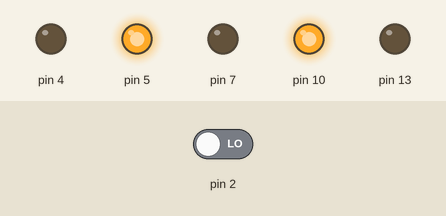
This sketch was run on a simulated Arduino Uno, built with avr-gcc and run on an emulated ATmega328P. On the bench: output pins drawn as LEDs (lit = HIGH). Dashed ring = blinking. The test bench sets the inputs (shaded band); at power-on: pin 2 LOW.

Above: at 1.2 s.
1.3 s: pin 2 driven HIGH
At 2.0 s:
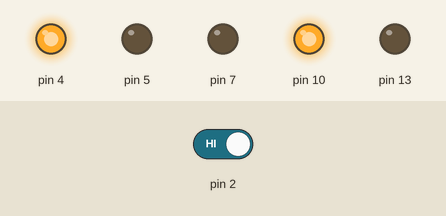
At 4.7 s:
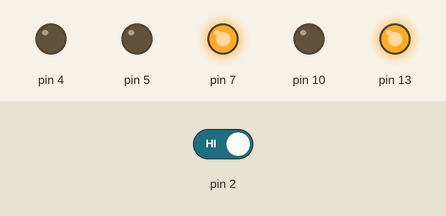
7.3 s: pin 2 driven LOW
At 7.7 s:
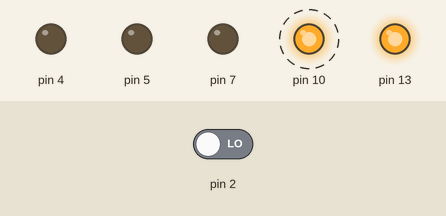
Timing chart, 0 to 10.8 s (numbered marks = the images above; inputs shaded):
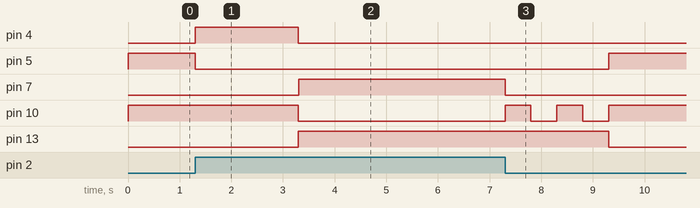

Measured:
- after the input at 1.3 s, pin 4: LOW → HIGH at once, → LOW 2.0 s later; pin 5: HIGH → LOW at once; pin 7, pin 13: LOW → HIGH after 2.0 s; pin 10: HIGH → LOW after 2.0 s
- after the input at 7.3 s, pin 4: stays LOW (without the input it goes to HIGH after 2.0 s); pin 5: LOW → HIGH after 2.0 s; pin 7: goes on until 7.3 s, then stays LOW; pin 10: goes on until 9.3 s, then stays HIGH; pin 13: goes on until 9.3 s, then stays LOW

The sketch:

laboratorio1.ino
```cpp
void setup()
{
  pinMode(2,INPUT);
  pinMode(13, OUTPUT);
  pinMode(4, OUTPUT);
  pinMode(5, OUTPUT);
  pinMode(7, OUTPUT);
  pinMode(10, OUTPUT);

}


// 10 vermelho pedestre
// 7 verde pedestre
// 4 amarelo carro
// 13 vermelho carro
// 5 verde carro

void loop()
{
 digitalWrite(10,HIGH);
 digitalWrite(5,HIGH);
 int btt = digitalRead(2);
 if(btt == HIGH){
    digitalWrite(5,LOW);
    digitalWrite(4,HIGH);
    delay(2000);
    digitalWrite(4,LOW);
    digitalWrite(13,HIGH);
    digitalWrite(10,LOW);
    digitalWrite(7,HIGH);
    delay(4000);
    digitalWrite(7,LOW);
    digitalWrite(10,HIGH);

    digitalWrite(10,HIGH);
    delay(500);
    digitalWrite(10,LOW);
    delay(500);
    digitalWrite(10,HIGH);
    delay(500);
    digitalWrite(10,LOW);
    delay(500);

    digitalWrite(10,LOW);
    digitalWrite(7,LOW);
    digitalWrite(4,LOW);
    digitalWrite(13,LOW);
    digitalWrite(5,LOW);

//    digitalWrite(13,HIGH);
//    digitalWrite(10,HIGH);
//    delay(4000);
 }
}
```
